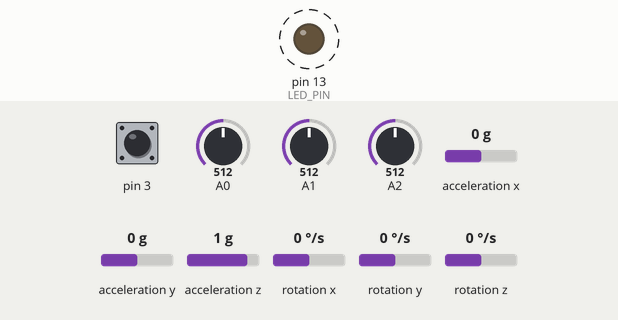
This sketch was run on a simulated Arduino Leonardo, built with avr-gcc and run on an emulated ATmega32U4. On the bench: output pins drawn as LEDs (lit = HIGH). Dashed ring = blinking. The inputs (shaded band) are chosen by the test bench; at power-on: pin 3 HIGH, A0 = 512, A1 = 512, A2 = 512, acceleration x 0 g, acceleration y 0 g, acceleration z 1 g, rotation x 0 °/s, rotation y 0 °/s, rotation z 0 °/s. The sensor or clock chip raises its interrupt line as the real part does; what the sketch prints to the serial monitor is not drawn.

Above: at 1.0 s.
Timing chart, 0 to 5.2 s (numbered marks = the images above):
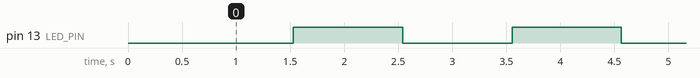

Measured:
- by itself, pin 13 (LED_PIN): alternates HIGH for 1.0 s and LOW for 1.0 s

The sketch:

1118send.ino
```cpp
// I2C device class (I2Cdev) demonstration Arduino sketch for MPU6050 class using DMP (MotionApps v2.0)
// 6/21/2012 by Jeff Rowberg <jeff@rowberg.net>
// Updates should (hopefully) always be available at https://github.com/jrowberg/i2cdevlib
//
// Changelog:
//      2013-05-08 - added seamless Fastwire support
//                 - added note about gyro calibration
//      2012-06-21 - added note about Arduino 1.0.1 + Leonardo compatibility error
//      2012-06-20 - improved FIFO overflow handling and simplified read process
//      2012-06-19 - completely rearranged DMP initialization code and simplification
//      2012-06-13 - pull gyro and accel data from FIFO packet instead of reading directly
//      2012-06-09 - fix broken FIFO read sequence and change interrupt detection to RISING
//      2012-06-05 - add gravity-compensated initial reference frame acceleration output
//                 - add 3D math helper file to DMP6 example sketch
//                 - add Euler output and Yaw/Pitch/Roll output formats
//      2012-06-04 - remove accel offset clearing for better results (thanks Sungon Lee)
//      2012-06-01 - fixed gyro sensitivity to be 2000 deg/sec instead of 250
//      2012-05-30 - basic DMP initialization working

/* ============================================
I2Cdev device library code is placed under the MIT license
Copyright (c) 2012 Jeff Rowberg
Permission is hereby granted, free of charge, to any person obtaining a copy
of this software and associated documentation files (the "Software"), to deal
in the Software without restriction, including without limitation the rights
to use, copy, modify, merge, publish, distribute, sublicense, and/or sell
copies of the Software, and to permit persons to whom the Software is
furnished to do so, subject to the following conditions:
The above copyright notice and this permission notice shall be included in
all copies or substantial portions of the Software.
THE SOFTWARE IS PROVIDED "AS IS", WITHOUT WARRANTY OF ANY KIND, EXPRESS OR
IMPLIED, INCLUDING BUT NOT LIMITED TO THE WARRANTIES OF MERCHANTABILITY,
FITNESS FOR A PARTICULAR PURPOSE AND NONINFRINGEMENT. IN NO EVENT SHALL THE
AUTHORS OR COPYRIGHT HOLDERS BE LIABLE FOR ANY CLAIM, DAMAGES OR OTHER
LIABILITY, WHETHER IN AN ACTION OF CONTRACT, TORT OR OTHERWISE, ARISING FROM,
OUT OF OR IN CONNECTION WITH THE SOFTWARE OR THE USE OR OTHER DEALINGS IN
THE SOFTWARE.
===============================================
*/

// I2Cdev and MPU6050 must be installed as libraries, or else the .cpp/.h files
// for both classes must be in the include path of your project
#include "I2Cdev.h"

#include "MPU6050_6Axis_MotionApps20.h"
//#include "MPU6050.h" // not necessary if using MotionApps include file

// Arduino Wire library is required if I2Cdev I2CDEV_ARDUINO_WIRE implementation
// is used in I2Cdev.h
#if I2CDEV_IMPLEMENTATION == I2CDEV_ARDUINO_WIRE
    #include "Wire.h"
#endif

// class default I2C address is 0x68
// specific I2C addresses may be passed as a parameter here
// AD0 low = 0x68 (default for SparkFun breakout and InvenSense evaluation board)
// AD0 high = 0x69
MPU6050 mpu;
//MPU6050 mpu(0x69); // <-- use for AD0 high

/* =========================================================================
   NOTE: In addition to connection 3.3v, GND, SDA, and SCL, this sketch
   depends on the MPU-6050's INT pin being connected to the Arduino's
   external interrupt #0 pin. On the Arduino Uno and Mega 2560, this is
   digital I/O pin 2.
 * ========================================================================= */

/* =========================================================================
   NOTE: Arduino v1.0.1 with the Leonardo board generates a compile error
   when using Serial.write(buf, len). The Teapot output uses this method.
   The solution requires a modification to the Arduino USBAPI.h file, which
   is fortunately simple, but annoying. This will be fixed in the next IDE
   release. For more info, see these links:
   http://arduino.cc/forum/index.php/topic,109987.0.html
   http://code.google.com/p/arduino/issues/detail?id=958
 * ========================================================================= */


// uncomment "OUTPUT_READABLE_QUATERNION" if you want to see the actual
// quaternion components in a [w, x, y, z] format (not best for parsing
// on a remote host such as Processing or something though)
//#define OUTPUT_READABLE_QUATERNION

// uncomment "OUTPUT_READABLE_EULER" if you want to see Euler angles
// (in degrees) calculated from the quaternions coming from the FIFO.
// Note that Euler angles suffer from gimbal lock (for more info, see
// http://en.wikipedia.org/wiki/Gimbal_lock)
//#define OUTPUT_READABLE_EULER

// uncomment "OUTPUT_READABLE_YAWPITCHROLL" if you want to see the yaw/
// pitch/roll angles (in degrees) calculated from the quaternions coming
// from the FIFO. Note this also requires gravity vector calculations.
// Also note that yaw/pitch/roll angles suffer from gimbal lock (for
// more info, see: http://en.wikipedia.org/wiki/Gimbal_lock)
#define OUTPUT_READABLE_YAWPITCHROLL

// uncomment "OUTPUT_READABLE_REALACCEL" if you want to see acceleration
// components with gravity removed. This acceleration reference frame is
// not compensated for orientation, so +X is always +X according to the
// sensor, just without the effects of gravity. If you want acceleration
// compensated for orientation, us OUTPUT_READABLE_WORLDACCEL instead.
//#define OUTPUT_READABLE_REALACCEL

// uncomment "OUTPUT_READABLE_WORLDACCEL" if you want to see acceleration
// components with gravity removed and adjusted for the world frame of
// reference (yaw is relative to initial orientation, since no magnetometer
// is present in this case). Could be quite handy in some cases.
//#define OUTPUT_READABLE_WORLDACCEL

// uncomment "OUTPUT_TEAPOT" if you want output that matches the
// format used for the InvenSense teapot demo
//#define OUTPUT_TEAPOT


#define LED_PIN 13 // (Arduino is 13, Teensy is 11, Teensy++ is 6)
bool blinkState = false;

// MPU control/status vars
bool dmpReady = false;  // set true if DMP init was successful
uint8_t mpuIntStatus;   // holds actual interrupt status byte from MPU
uint8_t devStatus;      // return status after each device operation (0 = success, !0 = error)
uint16_t packetSize;    // expected DMP packet size (default is 42 bytes)
uint16_t fifoCount;     // count of all bytes currently in FIFO
uint8_t fifoBuffer[64]; // FIFO storage buffer

// orientation/motion vars
Quaternion q;           // [w, x, y, z]         quaternion container
VectorInt16 aa;         // [x, y, z]            accel sensor measurements
VectorInt16 aaReal;     // [x, y, z]            gravity-free accel sensor measurements
VectorInt16 aaWorld;    // [x, y, z]            world-frame accel sensor measurements
VectorFloat gravity;    // [x, y, z]            gravity vector
float euler[3];         // [psi, theta, phi]    Euler angle container
float ypr[3];           // [yaw, pitch, roll]   yaw/pitch/roll container and gravity vector

// packet structure for InvenSense teapot demo
uint8_t teapotPacket[14] = { '$', 0x02, 0,0, 0,0, 0,0, 0,0, 0x00, 0x00, '\r', '\n' };


// ================================================================
// ===               INTERRUPT DETECTION ROUTINE                ===
// ================================================================

volatile bool mpuInterrupt = false;     // indicates whether MPU interrupt pin has gone high
void dmpDataReady() {
    mpuInterrupt = true;
}


// ================================================================
// ===                      INITIAL SETUP                       ===
// ================================================================

void setup() {
    // join I2C bus (I2Cdev library doesn't do this automatically)
    #if I2CDEV_IMPLEMENTATION == I2CDEV_ARDUINO_WIRE
        Wire.begin();
        TWBR = 24; // 400kHz I2C clock (200kHz if CPU is 8MHz)
    #elif I2CDEV_IMPLEMENTATION == I2CDEV_BUILTIN_FASTWIRE
        Fastwire::setup(400, true);
    #endif

    // initialize serial communication
    // (115200 chosen because it is required for Teapot Demo output, but it's
    // really up to you depending on your project)
    Serial.begin(9600);
    while (!Serial); // wait for Leonardo enumeration, others continue immediately

    // NOTE: 8MHz or slower host processors, like the Teensy @ 3.3v or Ardunio
    // Pro Mini running at 3.3v, cannot handle this baud rate reliably due to
    // the baud timing being too misaligned with processor ticks. You must use
    // 38400 or slower in these cases, or use some kind of external separate
    // crystal solution for the UART timer.

    // initialize device
   // Serial.println(F("Initializing I2C devices..."));
    mpu.initialize();

    // verify connection
  //  Serial.println(F("Testing device connections..."));
   // Serial.println(mpu.testConnection() ? F("MPU6050 connection successful") : F("MPU6050 connection failed"));

    // wait for ready
  //  Serial.println(F("\nSend any character to begin DMP programming and demo: "));
    //while (Serial.available() && Serial.read()); // empty buffer
    //while (!Serial.available());                 // wait for data
    while (Serial.available() && Serial.read()); // empty buffer again

    // load and configure the DMP
   // Serial.println(F("Initializing DMP..."));
    devStatus = mpu.dmpInitialize();

    // supply your own gyro offsets here, scaled for min sensitivity
    mpu.setXGyroOffset(220);
    mpu.setYGyroOffset(76);
    mpu.setZGyroOffset(-85);
    mpu.setZAccelOffset(1788); // 1688 factory default for my test chip

    // make sure it worked (returns 0 if so)
    if (devStatus == 0) {
        // turn on the DMP, now that it's ready
        //Serial.println(F("Enabling DMP..."));
        mpu.setDMPEnabled(true);

        // enable Arduino interrupt detection
        //Serial.println(F("Enabling interrupt detection (Arduino external interrupt 0)..."));
        attachInterrupt(0, dmpDataReady, RISING);
        mpuIntStatus = mpu.getIntStatus();

        // set our DMP Ready flag so the main loop() function knows it's okay to use it
      //  Serial.println(F("DMP ready! Waiting for first interrupt..."));
        dmpReady = true;

        // get expected DMP packet size for later comparison
        packetSize = mpu.dmpGetFIFOPacketSize();
    } else {
        // ERROR!
        // 1 = initial memory load failed
        // 2 = DMP configuration updates failed
        // (if it's going to break, usually the code will be 1)
    //    Serial.print(F("DMP Initialization failed (code "));
      //  Serial.print(devStatus);
      //  Serial.println(F(")"));
    }

    // configure LED for output
    pinMode(LED_PIN, OUTPUT);
}


// ================================================================
// ===                    MAIN PROGRAM LOOP                     ===
// ================================================================

void loop() {

  ////////////////////////////////////////////
    int val0=analogRead(A0);
  int val1=analogRead(A1);
  int val2=analogRead(A2);
  int mappedValue0=map(val0,0,1023,0,255);
  int mappedValue1=map(val1,0,1023,0,255);
  int mappedValue2=map(val2,0,1023,0,255);

  /////////////////////////////////////////////////

    // if programming failed, don't try to do anything
    if (!dmpReady) return;

    // wait for MPU interrupt or extra packet(s) available
    while (!mpuInterrupt && fifoCount < packetSize) {
        // other program behavior stuff here
        // .
        // .
        // .
        // if you are really paranoid you can frequently test in between other
        // stuff to see if mpuInterrupt is true, and if so, "break;" from the
        // while() loop to immediately process the MPU data
        // .
        // .
        // .
    }

    // reset interrupt flag and get INT_STATUS byte
    mpuInterrupt = false;
    mpuIntStatus = mpu.getIntStatus();

    // get current FIFO count
    fifoCount = mpu.getFIFOCount();

    // check for overflow (this should never happen unless our code is too inefficient)
    if ((mpuIntStatus & 0x10) || fifoCount == 1024) {
        // reset so we can continue cleanly
        mpu.resetFIFO();
        //Serial.println(F("FIFO overflow!"));

    // otherwise, check for DMP data ready interrupt (this should happen frequently)
    } else if (mpuIntStatus & 0x02) {
        // wait for correct available data length, should be a VERY short wait
        while (fifoCount < packetSize) fifoCount = mpu.getFIFOCount();

        // read a packet from FIFO
        mpu.getFIFOBytes(fifoBuffer, packetSize);

        // track FIFO count here in case there is > 1 packet available
        // (this lets us immediately read more without waiting for an interrupt)
        fifoCount -= packetSize;

        #ifdef OUTPUT_READABLE_QUATERNION
            // display quaternion values in easy matrix form: w x y z
            mpu.dmpGetQuaternion(&q, fifoBuffer);
            Serial.print("quat\t");
            Serial.print(q.w);
            Serial.print("\t");
            Serial.print(q.x);
            Serial.print("\t");
            //Serial.print(q.y);
            Serial.print("\t");
            //Serial.println(q.z);
        #endif

        #ifdef OUTPUT_READABLE_EULER
            // display Euler angles in degrees
            mpu.dmpGetQuaternion(&q, fifoBuffer);
            mpu.dmpGetEuler(euler, &q);
            Serial.print("euler\t");
            Serial.print(euler[0] * 180/M_PI);
            Serial.print("\t");
            //Serial.print(euler[1] * 180/M_PI);
            Serial.print("\t");
            //Serial.println(euler[2] * 180/M_PI);
        #endif

        #ifdef OUTPUT_READABLE_YAWPITCHROLL
            // display Euler angles in degrees
            mpu.dmpGetQuaternion(&q, fifoBuffer);
            mpu.dmpGetGravity(&gravity, &q);
            mpu.dmpGetYawPitchRoll(ypr, &q, &gravity);

            /*
            Serial.print("ypr\t");
            Serial.print(ypr[0] * 180/M_PI);
            Serial.print("\t");
            */

           // Serial.print(ypr[1] * 180/M_PI);
            //Serial.print("\t");
            //Serial.println();
            //Serial.println(ypr[2] * 180/M_PI);

            /////////////////////////////////////////////
            int val3 = ypr[0] * 180/M_PI;
            //Serial.print("각도 : " + String(val3) + "\n");
            //Serial.print("압력 : " + String(val0) + " " + String(val1) + " " + String(val2) + "\n");

             byte data = 0;
             data = Serial.read(); //보내달라는 신호 저장

             int total = val0 + val1 + val2; // 세 압력값 합침

             Serial.print("압력 합친 것 : " + String(total) + "\n");
             Serial.print("기울기 값 : " + String(val3) + "\n");

             while (Serial.available() && Serial.read()); // 버퍼 비움
             Serial.write('S'); //알파벳 A를 Send해달란 얘기
             if(Serial.read() == 'R' ){
               while (Serial.available() && Serial.read()); // 버퍼 비움
             if(data == 'A'){

               Serial.write(total);
              } else if(data == 'B'){

               Serial.write(val3);
              }
             }

   /*else if (data == 'B'){
    Serial.write(val1);
   }else if (data == 'C') {
    Serial.write(val2);
   }
   else if (data == 'D') {
    Serial.write(val3);
   }*/
            //////////////////////////////////////////////
        #endif

        #ifdef OUTPUT_READABLE_REALACCEL
            // display real acceleration, adjusted to remove gravity
            mpu.dmpGetQuaternion(&q, fifoBuffer);
            mpu.dmpGetAccel(&aa, fifoBuffer);
            mpu.dmpGetGravity(&gravity, &q);
            mpu.dmpGetLinearAccel(&aaReal, &aa, &gravity);
            Serial.print("areal\t");
            Serial.print(aaReal.x);
            Serial.print("\t");
            //Serial.print(aaReal.y);
            Serial.print("\t");
            //Serial.println(aaReal.z);
        #endif

        #ifdef OUTPUT_READABLE_WORLDACCEL
            // display initial world-frame acceleration, adjusted to remove gravity
            // and rotated based on known orientation from quaternion
            mpu.dmpGetQuaternion(&q, fifoBuffer);
            mpu.dmpGetAccel(&aa, fifoBuffer);
            mpu.dmpGetGravity(&gravity, &q);
            mpu.dmpGetLinearAccel(&aaReal, &aa, &gravity);
            mpu.dmpGetLinearAccelInWorld(&aaWorld, &aaReal, &q);
            Serial.print("aworld\t");
            Serial.print(aaWorld.x);
            Serial.print("\t");
            //Serial.print(aaWorld.y);
            Serial.print("\t");
            //Serial.println(aaWorld.z);
        #endif

        #ifdef OUTPUT_TEAPOT
            // display quaternion values in InvenSense Teapot demo format:
            teapotPacket[2] = fifoBuffer[0];
            teapotPacket[3] = fifoBuffer[1];
            teapotPacket[4] = fifoBuffer[4];
            teapotPacket[5] = fifoBuffer[5];
            teapotPacket[6] = fifoBuffer[8];
            teapotPacket[7] = fifoBuffer[9];
            teapotPacket[8] = fifoBuffer[12];
            teapotPacket[9] = fifoBuffer[13];
            Serial.write(teapotPacket, 14);
            teapotPacket[11]++; // packetCount, loops at 0xFF on purpose
        #endif
        delay(1000);
        // blink LED to indicate activity
        blinkState = !blinkState;
        digitalWrite(LED_PIN, blinkState);
    }
}
```
